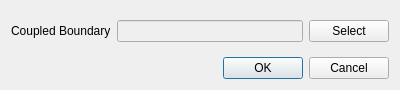
<?xml version="1.0" encoding="UTF-8"?>
<ui version="4.0">
 <class>CyclicDialog</class>
 <widget class="QDialog" name="CyclicDialog">
  <property name="geometry">
   <rect>
    <x>0</x>
    <y>0</y>
    <width>400</width>
    <height>90</height>
   </rect>
  </property>
  <property name="minimumSize">
   <size>
    <width>400</width>
    <height>0</height>
   </size>
  </property>
  <property name="windowTitle">
   <string>Cyclic Boundary Condition</string>
  </property>
  <layout class="QVBoxLayout" name="verticalLayout_2">
   <item>
    <widget class="QWidget" name="dialogContents" native="true">
     <layout class="QHBoxLayout" name="horizontalLayout">
      <property name="leftMargin">
       <number>0</number>
      </property>
      <property name="rightMargin">
       <number>0</number>
      </property>
      <item>
       <widget class="QLabel" name="label_2">
        <property name="text">
         <string>Coupled Boundary</string>
        </property>
       </widget>
      </item>
      <item>
       <widget class="QLineEdit" name="coupledBoundary">
        <property name="enabled">
         <bool>false</bool>
        </property>
       </widget>
      </item>
      <item>
       <widget class="QPushButton" name="select">
        <property name="text">
         <string>Select</string>
        </property>
       </widget>
      </item>
     </layout>
    </widget>
   </item>
   <item>
    <widget class="QDialogButtonBox" name="buttonBox">
     <property name="orientation">
      <enum>Qt::Horizontal</enum>
     </property>
     <property name="standardButtons">
      <set>QDialogButtonBox::Cancel|QDialogButtonBox::Ok</set>
     </property>
    </widget>
   </item>
  </layout>
 </widget>
 <resources/>
 <connections>
  <connection>
   <sender>buttonBox</sender>
   <signal>accepted()</signal>
   <receiver>CyclicDialog</receiver>
   <slot>accept()</slot>
   <hints>
    <hint type="sourcelabel">
     <x>248</x>
     <y>254</y>
    </hint>
    <hint type="destinationlabel">
     <x>157</x>
     <y>274</y>
    </hint>
   </hints>
  </connection>
  <connection>
   <sender>buttonBox</sender>
   <signal>rejected()</signal>
   <receiver>CyclicDialog</receiver>
   <slot>reject()</slot>
   <hints>
    <hint type="sourcelabel">
     <x>316</x>
     <y>260</y>
    </hint>
    <hint type="destinationlabel">
     <x>286</x>
     <y>274</y>
    </hint>
   </hints>
  </connection>
 </connections>
</ui>
